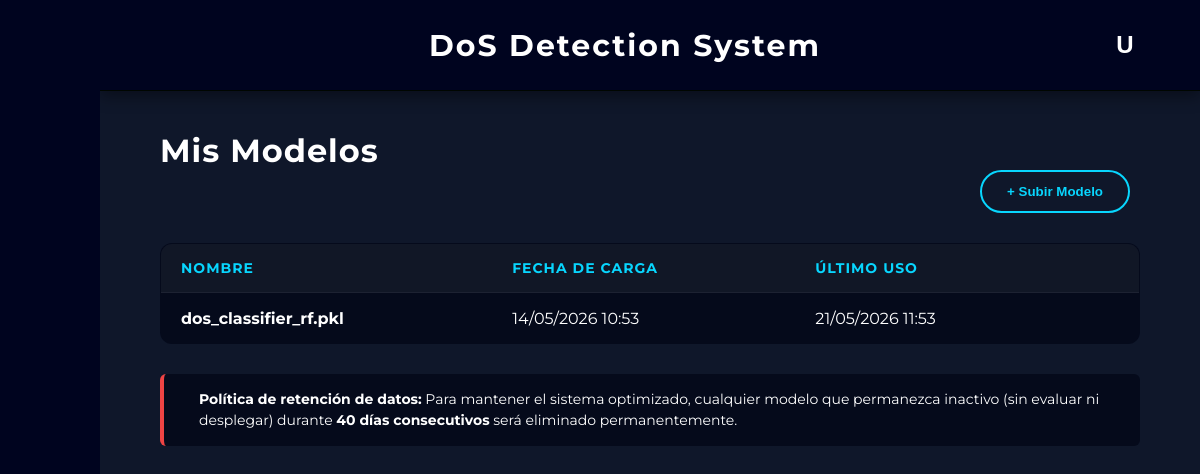
The page /modelos (signed in) on the database as committed earlier.
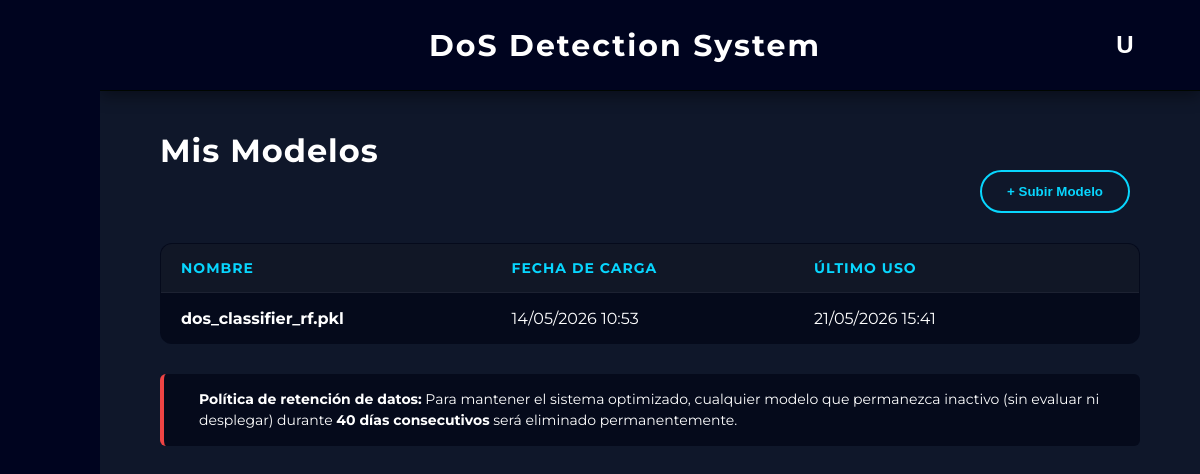
The same page on the database as committed later.
### app/models.py (models this page shows)
class Modelo(db.Model):
    __tablename__ = 'modelos'
    id = db.Column(db.Integer, primary_key=True)
    nombre = db.Column(db.String(150), nullable=False)
    ruta_archivo = db.Column(db.String(255), nullable=False)
    usuario_id = db.Column(db.Integer, db.ForeignKey('usuarios.id'), nullable=False)
    fecha_subida = db.Column(db.DateTime, default=datetime.now(pytz.timezone('Europe/Madrid')))
    fecha_ultimo_uso = db.Column(db.DateTime, default=datetime.now(pytz.timezone('Europe/Madrid')))
    usuario = db.relationship('User', backref=db.backref('modelos', lazy=True))

### app/routes/pages/modelos.py (the view)
@modelos_bp.route("/modelos", methods=["GET"])
def index():
    if session.get('guest'):
        datos_invitado = session.get('guest_models', [])
        modelos = [ModeloInvitado(m['nombre'], m['fecha_subida']) for m in datos_invitado]
    else:
        user_id = session.get('user_id')
        if not user_id:
            return redirect(url_for('auth.login'))
        modelos = Modelo.query.filter_by(usuario_id=user_id).order_by(Modelo.fecha_subida.desc()).all()
    return render_template("modelos.html", modelos=modelos)

### app/templates/modelos.html (shortened to what this page needs)
{% extends "base.html" %}
{% block content %}
<div style="padding: 40px 60px;">
    <h2><span style="color: white; margin-bottom: 30px; font-size: 32px; letter-spacing: 1px;">Mis Modelos</span></h2>
    <div class="table-header">
        <button class="action-btn" onclick="openModal()">+ Subir Modelo</button>
    </div>
    <table class="glass-table">
        <thead>
            <tr>
                <th>Nombre</th>
                <th>Fecha de Carga</th>
                <th>Último Uso</th>
                <th style="text-align: center;"> </th>
            </tr>
        </thead>
        <tbody>
            {% for modelo in modelos %}
            <tr>
                <td style="font-weight: bold;">{{ modelo.nombre }}</td>
                <td>{{ modelo.fecha_subida.strftime('%d/%m/%Y %H:%M') }}</td>
                <td>{{ modelo.fecha_ultimo_uso.strftime('%d/%m/%Y %H:%M') }}</td>
                <td style="text-align: center;">
                    <form action="{{ url_for('modelos.delete', model_id=(modelo.id if not session.get('guest') else loop.index0)) }}"
                        method="POST"
                        onsubmit="confirmAction(event, this, '¿Quiere eliminar este modelo?');"
                        style="display: inline;">
                        <button type="submit" class="delete-btn" title="Eliminar Modelo">
                        </button>
                    </form>
                </td>
            </tr>
            {% else %}
            <tr>
                <td colspan="4" style="text-align: center; padding: 30px; opacity: 0.7;">No has subido ningún modelo todavía.</td>
            </tr>
            {% endfor %}
        </tbody>
    </table>
    <div style="margin-top: 30px; padding: 15px 20px; background: rgba(2, 6, 23, 0.726); border-left: 4px solid #ef4444; border-radius: 6px; display: flex; align-items: center; gap: 15px;">
        <p style="color: white; font-size: 14px; margin: 0; line-height: 1.5;">
            <strong>Política de retención de datos:</strong> Para mantener el sistema optimizado, cualquier modelo que permanezca inactivo (sin evaluar ni desplegar) durante <strong>40 días consecutivos</strong> será eliminado permanentemente.
        </p>
    </div>
</div>
{% endblock %}

### app/templates/base.html (shortened to what this page needs)
<!DOCTYPE html>
<html lang="en">
<head>
    <link rel='stylesheet' href='https://cdn-uicons.flaticon.com/2.2.0/uicons-regular-rounded/css/uicons-regular-rounded.css'>
    <link rel='stylesheet' href='https://cdn-uicons.flaticon.com/2.2.0/uicons-thin-rounded/css/uicons-thin-rounded.css'>
    <link rel="stylesheet" href="{{ url_for('static', filename='css/style.css') }}">
</head>
<body class="body-home">
    {% if request.endpoint not in ['main.index', 'auth.login', 'auth.register'] %}
        <div class="app-layout">
            <aside class="sidebar" id="appSidebar">
                <div class="sidebar-top">
                    <button class="side-btn hamburger" onclick="toggleSidebar()">
                    </button>
                </div>
                <div class="sidebar-middle">
                    <button class="side-btn" onclick="location.href='/dashboard'" title="Inicio">
                    </button>
                    <button class="side-btn" onclick="location.href='/dispositivos'" title="Dispositivos">
                    </button>
                    <button class="side-btn" onclick="location.href='/modelos'" title="Modelos">
                    </button>
                    <button class="side-btn" onclick="location.href='/evaluacion'" title="Evaluación">
                    </button>
                </div>
            </aside>
            <main class="main-content">
                <header class="app-header">
                    <div class="app-title">
                        <a href="{{ url_for('dashboard.dashboard') }}" style="text-decoration: none;">
                            <h2>DoS Detection System</h2>
                        </a>
                    </div>
                    <div class="user-menu-container">
                        <button class="user-btn" onclick="toggleDropdown()">
                            {% if session.get('guest') %}
                                I
                            {% elif session.get('username') %}
                                {{ session.get('username')[0] | upper }}
                            {% else %}
                                U
                            {% endif %}
                        </button>
                    </div>
                </header>
                <div style="height: calc(100vh - 90px); overflow-y: auto;">
    {% else %}
        <div class="{% block container_class %}container{% endblock %}">
    {% endif %}
        {% block content %}{% endblock %}
    {% if request.endpoint not in ['main.index', 'auth.login', 'auth.register'] %}
                </div>
            </main>
        </div>
    {% else %}
        </div>
    {% endif %}
</body>
</html>

### app/static/css/style.css (style rules this page uses)
* { margin: 0; padding: 0; box-sizing: border-box; }
body { font-family: 'Montserrat'; background-color: #0f172a; color: #e5e7eb; }
button { background-color: #013d76; color: white; border: none; padding: 10px 15px; border-radius: 8px; cursor: pointer; margin-right: 10px; font-weight: bold; }
header { background-color: #020617; padding: 15px; text-align: center; border-bottom: 1px solid #1f2937; }
.body-home { background-image: url('../img/fondo.png'); background-size: cover; background-position: center; background-repeat: no-repeat; background-attachment: fixed; margin: 0; height: 100vh; }
.app-layout { display: flex; height: 100vh; width: 100%; }
.main-content { flex-grow: 1; display: flex; flex-direction: column; padding: 0; }
.sidebar { width: 100px; flex-shrink: 0; background-color: #00041f; border-radius: 0; display: flex; flex-direction: column; align-items: flex-start; justify-content: space-between; padding: 40px 0 40px 22.5px; z-index: 10; transition: width 0.3s ease; }
.sidebar-middle { display: flex; flex-direction: column; gap: 25px; }
.side-btn { width: 55px; height: 55px; border: none; background-color: transparent; color: white; font-size: 22px; font-weight: bold; cursor: pointer; display: flex; align-items: center; justify-content: flex-start; padding-left: 15px; transition: width 0.3s ease, transform 0.2s, color 0.2s; box-shadow: none; overflow: hidden; white-space: nowrap; }
.side-btn.hamburger { font-size: 20px; font-weight: normal; }
.app-header { background-color: #00041f !important; border-bottom: 1px solid #000600 !important; display: flex; justify-content: space-between; align-items: center; padding: 20px 50px; box-shadow: 0 5px 15px rgba(0,0,0,0.4); z-index: 5; }
.app-title { flex-grow: 1; text-align: center; background: transparent !important; border: none !important; box-shadow: none !important; }
.app-title h2 { color: white; margin: 0; font-size: 30px; font-weight: 700; letter-spacing: 2px; text-shadow: none; }
.user-menu-container { position: relative; display: inline-block; }
.user-btn { width: 50px; height: 50px; background-color: transparent; border: none; color: white; font-size: 24px; font-weight: bold; margin-right: 0; cursor: pointer; display: flex; align-items: center; justify-content: center; transition: color 0.2s ease, transform 0.2s ease; }
.table-header { display: flex; justify-content: space-between; align-items: center; margin-bottom: 30px; color: #00041f; }
.action-btn { background-color: transparent; color: #08d6fe; border: 2px solid #08d6fe; padding: 12px 25px; border-radius: 50px; font-weight: bold; cursor: pointer; transition: all 0.3s ease; }
.glass-table { width: 100%; border-collapse: collapse; background-color: rgba(2, 6, 23, 0.726); border: 1px solid rgba(255, 255, 255, 0.1); border-radius: 12px; overflow: hidden; color: white; }
.glass-table th, .glass-table td { padding: 15px 20px; text-align: left; border-bottom: 1px solid rgba(255, 255, 255, 0.05); }
.glass-table th { background-color: rgba(255, 255, 255, 0.05); font-weight: bold; color: #08d6fe; text-transform: uppercase; font-size: 14px; letter-spacing: 1px; }
.delete-btn { background: transparent; border: none; color: #94a3b8; font-size: 18px; cursor: pointer; transition: all 0.2s ease; padding: 5px; margin: 0; }

Rows that differ between the two databases and show on the page:
changed Modelo "dos_classifier_rf.pkl": fecha_ultimo_uso "21/05/2026 11:53" → "21/05/2026 15:41"
